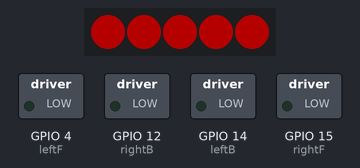
The sketch below on a simulated ESP8266 (NodeMCU). Shown: 5 RGB LEDs in strip order, left to right, switched loads named in the sketch (green lamp = pin HIGH). Dim RGB values are drawn brighter than linear; WiFi joins after 1.5 s; servers stay silent unless stated; what the sketch prints to the serial monitor is not drawn.

Above: at 0.1 s.
At 1.6 s:
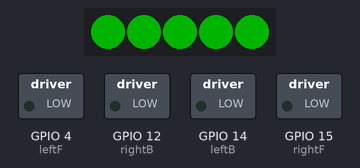
Timing chart, 0 to 3.5 s (numbered marks = the images above):
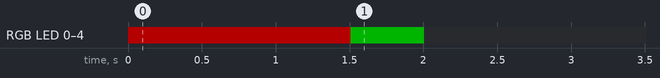

The sketch:

robot1.ino
```cpp
#include <ESP8266WiFi.h>
#include <WiFiUdp.h>
#include <Adafruit_NeoPixel.h>

// ROBOT 3

// Static IP details...
IPAddress ip(192, 168, 1, 201);
IPAddress gateway(192, 168, 1, 1);
IPAddress subnet(255, 255, 255, 0);
IPAddress dns(0, 0, 0, 0);

#define ssid "MontyPylon"
#define pass "soccer_robots"
WiFiUDP Udp;
unsigned int localPort = 2390; // local port to listen on
char packetBuffer[255]; //buffer to hold incoming packet
char  ReplyBuffer[] = "acknowledged"; // a string to send back

#define LED 5
Adafruit_NeoPixel strip = Adafruit_NeoPixel(5, LED, NEO_GRB + NEO_KHZ800);
uint32_t red = strip.Color(255, 0, 0);
uint32_t green = strip.Color(0, 255, 0);
uint32_t blue = strip.Color(0, 0, 255);
uint32_t none = strip.Color(0, 0, 0);

int rightB = 12;
int rightF = 15;
int leftF = 4;
int leftB = 14;

void setup() {
  pinMode(leftF, OUTPUT);
  pinMode(leftB, OUTPUT);
  pinMode(rightF, OUTPUT);
  pinMode(rightB, OUTPUT);
  analogWrite(rightF, 0);
  analogWrite(leftF, 0);
  analogWrite(rightB, 0);
  analogWrite(leftB, 0);

  //LED
  strip.begin();
  strip.show(); // Initialize all pixels to 'off'
  strip.setBrightness(64);

  //Initialize serial and wait for port to open:
  Serial.begin(115200);
  while (!Serial) {
    ; // wait for serial port to connect. Needed for native USB port only
  }

  setColor("red");
  strip.show();


  // Static IP Setup Info Here...
  WiFi.config(ip, gateway, subnet, dns);

  WiFi.begin(ssid, pass);

  Serial.print("Connecting");
  while (WiFi.status() != WL_CONNECTED)
  {
    delay(500);
    Serial.print(".");
  }
  Serial.println();
  Serial.println("Connected to wifi");
  printWifiStatus();

  setColor("green");
  delay(500);
  setColor("none");

  Serial.println("\nWaiting for incoming messages...");
  // if you get a connection, report back via serial:
  Udp.begin(localPort);
}

void loop() {
  // if there's data available, read a packet
  int packetSize = Udp.parsePacket();
  if (packetSize) {
    //Serial.print("Received packet of size ");
    //Serial.println(packetSize);
    //Serial.print("From ");
    //IPAddress remoteIp = Udp.remoteIP();
    //Serial.print(remoteIp);
    //Serial.print(", port ");
    //Serial.println(Udp.remotePort());

    // read the packet into packetBufffer
    int len = Udp.read(packetBuffer, 255);
    if (len > 0) {
      packetBuffer[len] = 0;
    }
    Serial.println("Contents:");
    Serial.println(packetBuffer);

    String leftString = "aaaaa";
    leftString.setCharAt(0, packetBuffer[0]);
    leftString.setCharAt(1, packetBuffer[1]);
    leftString.setCharAt(2, packetBuffer[2]);
    leftString.setCharAt(3, packetBuffer[3]);
    leftString.setCharAt(4, packetBuffer[4]);
    int leftPower = leftString.toInt();

     String rightString = "aaaaa";
    rightString.setCharAt(0, packetBuffer[5]);
    rightString.setCharAt(1, packetBuffer[6]);
    rightString.setCharAt(2, packetBuffer[7]);
    rightString.setCharAt(3, packetBuffer[8]);
    rightString.setCharAt(4, packetBuffer[9]);
    int rightPower = rightString.toInt();

    Serial.print("Left power: ");
    Serial.println(leftPower);
    Serial.print("Right power: ");
    Serial.println(rightPower);


    if(leftPower > 0 && leftPower <=1023) {
      analogWrite(leftB, 0);
      analogWrite(leftF, leftPower);
    } else if(leftPower == 0) {
      analogWrite(leftF, 0);
      analogWrite(leftB, 0);
    } else if(leftPower < 0 && leftPower >= -1023) {
      analogWrite(leftF, 0);
      int posLeftPower = abs(leftPower);
      analogWrite(leftB, posLeftPower);
    }

    if(rightPower > 0 && rightPower <=1023) {
      analogWrite(rightB, 0);
      analogWrite(rightF, rightPower);
    } else if(rightPower == 0) {
      analogWrite(rightF, 0);
      analogWrite(rightB, 0);
    } else if(rightPower < 0 && rightPower >= -1023) {
      analogWrite(rightF, 0);
      int posRightPower = abs(rightPower);
      analogWrite(rightB, posRightPower);
    }


    // send a reply, to the IP address and port that sent us the packet we received
    //Udp.beginPacket(Udp.remoteIP(), Udp.remotePort());
    //Udp.write(ReplyBuffer);
    //Udp.endPacket();
  }
}


void printWifiStatus() {
  // print the SSID of the network you're attached to:
  Serial.print("SSID: ");
  Serial.println(WiFi.SSID());

  // print your WiFi shield's IP address:
  IPAddress ip = WiFi.localIP();
  Serial.print("IP Address: ");
  Serial.println(ip);

  // print the received signal strength:
  long rssi = WiFi.RSSI();
  Serial.print("signal strength (RSSI):");
  Serial.print(rssi);
  Serial.println(" dBm");
}

void setColor(String color) {
  if(color == "red") {
    for(int a = 0; a < 5; a++) {
      strip.setPixelColor(a, red);
    }
    strip.show();
  } else if(color == "green") {
    for(int a = 0; a < 5; a++) {
      strip.setPixelColor(a, green);
    }
    strip.show();
  } else if(color == "blue") {
    for(int a = 0; a < 5; a++) {
      strip.setPixelColor(a, blue);
    }
    strip.show();
  } else if(color == "none") {
    for(int a = 0; a < 5; a++) {
      strip.setPixelColor(a, none);
    }
    strip.show();
  }
}
```

Measured:
- by itself, RGB LED 0–4: off → RGB(64, 0, 0) at 0.00 s, → RGB(0, 64, 0) 1.5 s later, → off 0.50 s later
